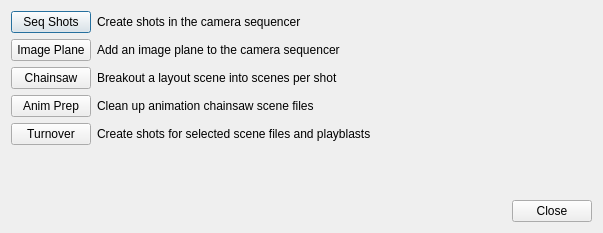
<?xml version="1.0" encoding="UTF-8"?>
<ui version="4.0">
 <class>LayoutDialog</class>
 <widget class="QDialog" name="LayoutDialog">
  <property name="geometry">
   <rect>
    <x>0</x>
    <y>0</y>
    <width>603</width>
    <height>233</height>
   </rect>
  </property>
  <property name="minimumSize">
   <size>
    <width>550</width>
    <height>175</height>
   </size>
  </property>
  <property name="maximumSize">
   <size>
    <width>32768</width>
    <height>32768</height>
   </size>
  </property>
  <property name="windowTitle">
   <string>Swing: Layout</string>
  </property>
  <property name="modal">
   <bool>false</bool>
  </property>
  <layout class="QVBoxLayout" name="verticalLayout">
   <item>
    <layout class="QHBoxLayout" name="horizontalLayout_6">
     <item>
      <widget class="QPushButton" name="pushButtonSeqShots">
       <property name="text">
        <string>Seq Shots</string>
       </property>
      </widget>
     </item>
     <item>
      <widget class="QLabel" name="label">
       <property name="text">
        <string>Create shots in the camera sequencer</string>
       </property>
      </widget>
     </item>
     <item>
      <spacer name="horizontalSpacer_6">
       <property name="orientation">
        <enum>Qt::Horizontal</enum>
       </property>
       <property name="sizeHint" stdset="0">
        <size>
         <width>40</width>
         <height>20</height>
        </size>
       </property>
      </spacer>
     </item>
    </layout>
   </item>
   <item>
    <layout class="QHBoxLayout" name="horizontalLayout_5">
     <item>
      <widget class="QPushButton" name="pushButtonImagePlane">
       <property name="text">
        <string>Image Plane</string>
       </property>
      </widget>
     </item>
     <item>
      <widget class="QLabel" name="labelImagePlane">
       <property name="text">
        <string>Add an image plane to the camera sequencer</string>
       </property>
      </widget>
     </item>
     <item>
      <spacer name="horizontalSpacer_5">
       <property name="orientation">
        <enum>Qt::Horizontal</enum>
       </property>
       <property name="sizeHint" stdset="0">
        <size>
         <width>40</width>
         <height>20</height>
        </size>
       </property>
      </spacer>
     </item>
    </layout>
   </item>
   <item>
    <layout class="QHBoxLayout" name="horizontalLayout_2">
     <item>
      <widget class="QPushButton" name="pushButtonChainsaw">
       <property name="text">
        <string>Chainsaw</string>
       </property>
      </widget>
     </item>
     <item>
      <widget class="QLabel" name="labelChainsaw">
       <property name="text">
        <string>Breakout a layout scene into scenes per shot </string>
       </property>
      </widget>
     </item>
     <item>
      <spacer name="horizontalSpacer_2">
       <property name="orientation">
        <enum>Qt::Horizontal</enum>
       </property>
       <property name="sizeHint" stdset="0">
        <size>
         <width>40</width>
         <height>20</height>
        </size>
       </property>
      </spacer>
     </item>
    </layout>
   </item>
   <item>
    <layout class="QHBoxLayout" name="horizontalLayout_3">
     <item>
      <widget class="QPushButton" name="pushButtonAnimPrep">
       <property name="text">
        <string>Anim Prep</string>
       </property>
      </widget>
     </item>
     <item>
      <widget class="QLabel" name="labelAnimPrep">
       <property name="text">
        <string>Clean up animation chainsaw scene files</string>
       </property>
      </widget>
     </item>
     <item>
      <spacer name="horizontalSpacer_3">
       <property name="orientation">
        <enum>Qt::Horizontal</enum>
       </property>
       <property name="sizeHint" stdset="0">
        <size>
         <width>40</width>
         <height>20</height>
        </size>
       </property>
      </spacer>
     </item>
    </layout>
   </item>
   <item>
    <layout class="QHBoxLayout" name="horizontalLayout_4">
     <item>
      <widget class="QPushButton" name="pushButtonTurnover">
       <property name="text">
        <string>Turnover</string>
       </property>
      </widget>
     </item>
     <item>
      <widget class="QLabel" name="labelTurnover">
       <property name="text">
        <string>Create shots for selected scene files and playblasts</string>
       </property>
      </widget>
     </item>
     <item>
      <spacer name="horizontalSpacer_4">
       <property name="orientation">
        <enum>Qt::Horizontal</enum>
       </property>
       <property name="sizeHint" stdset="0">
        <size>
         <width>40</width>
         <height>20</height>
        </size>
       </property>
      </spacer>
     </item>
    </layout>
   </item>
   <item>
    <spacer name="verticalSpacer">
     <property name="orientation">
      <enum>Qt::Vertical</enum>
     </property>
     <property name="sizeHint" stdset="0">
      <size>
       <width>20</width>
       <height>40</height>
      </size>
     </property>
    </spacer>
   </item>
   <item>
    <layout class="QHBoxLayout" name="horizontalLayout">
     <item>
      <spacer name="horizontalSpacer">
       <property name="orientation">
        <enum>Qt::Horizontal</enum>
       </property>
       <property name="sizeHint" stdset="0">
        <size>
         <width>40</width>
         <height>20</height>
        </size>
       </property>
      </spacer>
     </item>
     <item>
      <widget class="QPushButton" name="pushButtonClose">
       <property name="text">
        <string>Close</string>
       </property>
      </widget>
     </item>
    </layout>
   </item>
  </layout>
 </widget>
 <resources/>
 <connections/>
</ui>
